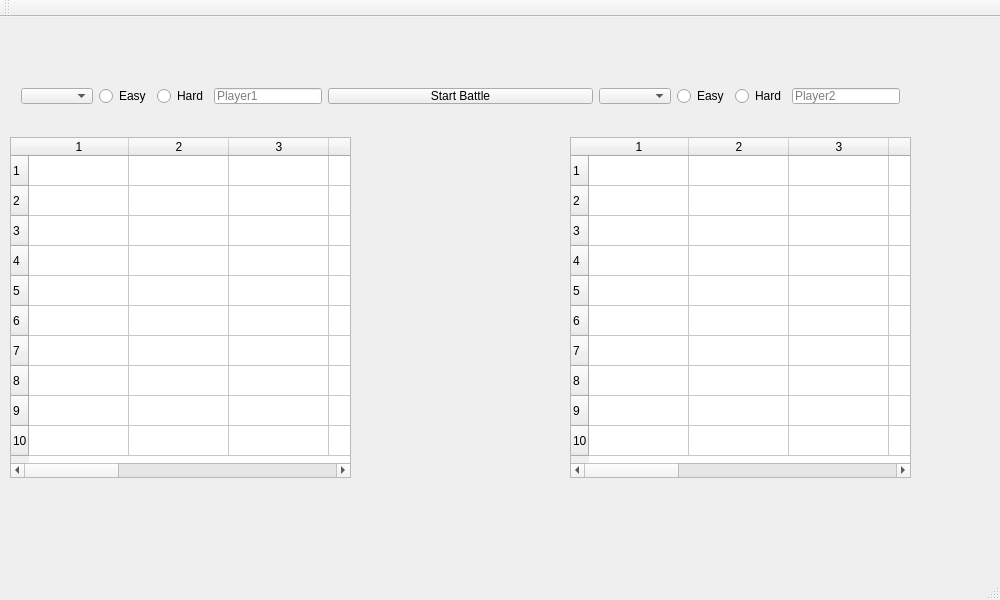
<?xml version="1.0" encoding="UTF-8"?>
<ui version="4.0">
 <class>MainWindow</class>
 <widget class="QMainWindow" name="MainWindow">
  <property name="geometry">
   <rect>
    <x>0</x>
    <y>0</y>
    <width>1000</width>
    <height>600</height>
   </rect>
  </property>
  <property name="windowTitle">
   <string>Battleship Game</string>
  </property>
  <widget class="QWidget" name="centralWidget">
   <widget class="QWidget" name="horizontalLayoutWidget">
    <property name="geometry">
     <rect>
      <x>10</x>
      <y>60</y>
      <width>901</width>
      <height>38</height>
     </rect>
    </property>
    <layout class="QHBoxLayout" name="horizontalLayout">
     <item>
      <layout class="QHBoxLayout" name="horizontalLayout_StartBtn">
       <item>
        <widget class="QComboBox" name="player1Type"/>
       </item>
       <item alignment="Qt::AlignLeft">
        <widget class="QRadioButton" name="radioButtonEasy1">
         <property name="text">
          <string>Easy</string>
         </property>
         <attribute name="buttonGroup">
          <string notr="true">buttonGroup</string>
         </attribute>
        </widget>
       </item>
       <item>
        <widget class="QRadioButton" name="radioButtonHard1">
         <property name="text">
          <string>Hard</string>
         </property>
         <attribute name="buttonGroup">
          <string notr="true">buttonGroup</string>
         </attribute>
        </widget>
       </item>
       <item>
        <widget class="QLineEdit" name="player1NameInput">
         <property name="sizePolicy">
          <sizepolicy hsizetype="Fixed" vsizetype="Fixed">
           <horstretch>0</horstretch>
           <verstretch>0</verstretch>
          </sizepolicy>
         </property>
         <property name="text">
          <string/>
         </property>
         <property name="placeholderText">
          <string>Player1</string>
         </property>
        </widget>
       </item>
      </layout>
     </item>
     <item>
      <layout class="QHBoxLayout" name="horizontalLayout_Player1">
       <item>
        <widget class="QPushButton" name="startBattleBtn">
         <property name="text">
          <string>Start Battle</string>
         </property>
        </widget>
       </item>
      </layout>
     </item>
     <item>
      <layout class="QHBoxLayout" name="horizontalLayout_Pleyer2">
       <item>
        <widget class="QComboBox" name="player2Type"/>
       </item>
       <item>
        <widget class="QRadioButton" name="radioButtonEasy2">
         <property name="text">
          <string>Easy</string>
         </property>
         <attribute name="buttonGroup">
          <string notr="true">buttonGroup_2</string>
         </attribute>
        </widget>
       </item>
       <item>
        <widget class="QRadioButton" name="radioButtonHard2">
         <property name="text">
          <string>Hard</string>
         </property>
         <attribute name="buttonGroup">
          <string notr="true">buttonGroup_2</string>
         </attribute>
        </widget>
       </item>
       <item>
        <widget class="QLineEdit" name="player2NameInput">
         <property name="sizePolicy">
          <sizepolicy hsizetype="Fixed" vsizetype="Fixed">
           <horstretch>0</horstretch>
           <verstretch>0</verstretch>
          </sizepolicy>
         </property>
         <property name="text">
          <string/>
         </property>
         <property name="placeholderText">
          <string>Player2</string>
         </property>
        </widget>
       </item>
      </layout>
     </item>
    </layout>
   </widget>
   <widget class="QTableWidget" name="player1Field">
    <property name="geometry">
     <rect>
      <x>10</x>
      <y>120</y>
      <width>341</width>
      <height>341</height>
     </rect>
    </property>
    <property name="sizePolicy">
     <sizepolicy hsizetype="Preferred" vsizetype="Preferred">
      <horstretch>0</horstretch>
      <verstretch>0</verstretch>
     </sizepolicy>
    </property>
    <property name="focusPolicy">
     <enum>Qt::StrongFocus</enum>
    </property>
    <property name="contextMenuPolicy">
     <enum>Qt::CustomContextMenu</enum>
    </property>
    <property name="styleSheet">
     <string notr="true">QTableWidget::item:selected{ background-color: transparent }</string>
    </property>
    <property name="horizontalScrollBarPolicy">
     <enum>Qt::ScrollBarAsNeeded</enum>
    </property>
    <property name="sizeAdjustPolicy">
     <enum>QAbstractScrollArea::AdjustToContents</enum>
    </property>
    <property name="autoScroll">
     <bool>true</bool>
    </property>
    <property name="selectionMode">
     <enum>QAbstractItemView::SingleSelection</enum>
    </property>
    <property name="showGrid">
     <bool>true</bool>
    </property>
    <property name="gridStyle">
     <enum>Qt::SolidLine</enum>
    </property>
    <property name="rowCount">
     <number>10</number>
    </property>
    <property name="columnCount">
     <number>10</number>
    </property>
    <attribute name="verticalHeaderMinimumSectionSize">
     <number>30</number>
    </attribute>
    <row/>
    <row/>
    <row/>
    <row/>
    <row/>
    <row/>
    <row/>
    <row/>
    <row/>
    <row/>
    <column/>
    <column/>
    <column/>
    <column/>
    <column/>
    <column/>
    <column/>
    <column/>
    <column/>
    <column/>
   </widget>
   <widget class="QTableWidget" name="player2Field">
    <property name="geometry">
     <rect>
      <x>570</x>
      <y>120</y>
      <width>341</width>
      <height>341</height>
     </rect>
    </property>
    <property name="sizePolicy">
     <sizepolicy hsizetype="Preferred" vsizetype="Preferred">
      <horstretch>0</horstretch>
      <verstretch>0</verstretch>
     </sizepolicy>
    </property>
    <property name="minimumSize">
     <size>
      <width>0</width>
      <height>0</height>
     </size>
    </property>
    <property name="maximumSize">
     <size>
      <width>777777</width>
      <height>77777</height>
     </size>
    </property>
    <property name="styleSheet">
     <string notr="true">QTableWidget::item:selected{ background-color: transparent }</string>
    </property>
    <property name="selectionMode">
     <enum>QAbstractItemView::SingleSelection</enum>
    </property>
    <property name="rowCount">
     <number>10</number>
    </property>
    <property name="columnCount">
     <number>10</number>
    </property>
    <row/>
    <row/>
    <row/>
    <row/>
    <row/>
    <row/>
    <row/>
    <row/>
    <row/>
    <row/>
    <column/>
    <column/>
    <column/>
    <column/>
    <column/>
    <column/>
    <column/>
    <column/>
    <column/>
    <column/>
   </widget>
   <widget class="QWidget" name="verticalLayoutWidget">
    <property name="geometry">
     <rect>
      <x>390</x>
      <y>160</y>
      <width>141</width>
      <height>276</height>
     </rect>
    </property>
    <layout class="QVBoxLayout" name="verticalLayout">
     <item>
      <widget class="QPushButton" name="ship1Btn">
       <property name="text">
        <string/>
       </property>
       <property name="flat">
        <bool>true</bool>
       </property>
      </widget>
     </item>
     <item>
      <widget class="QPushButton" name="ship2Btn">
       <property name="text">
        <string/>
       </property>
       <property name="flat">
        <bool>true</bool>
       </property>
      </widget>
     </item>
     <item>
      <widget class="QPushButton" name="ship3Btn">
       <property name="text">
        <string/>
       </property>
       <property name="flat">
        <bool>true</bool>
       </property>
      </widget>
     </item>
     <item>
      <widget class="QPushButton" name="ship4Btn">
       <property name="text">
        <string/>
       </property>
       <property name="flat">
        <bool>true</bool>
       </property>
      </widget>
     </item>
     <item>
      <widget class="QPushButton" name="ship5Btn">
       <property name="text">
        <string/>
       </property>
       <property name="flat">
        <bool>true</bool>
       </property>
      </widget>
     </item>
    </layout>
   </widget>
   <widget class="QLabel" name="player1Name">
    <property name="geometry">
     <rect>
      <x>10</x>
      <y>100</y>
      <width>111</width>
      <height>17</height>
     </rect>
    </property>
    <property name="text">
     <string/>
    </property>
   </widget>
   <widget class="QLabel" name="player2Name">
    <property name="geometry">
     <rect>
      <x>570</x>
      <y>100</y>
      <width>131</width>
      <height>17</height>
     </rect>
    </property>
    <property name="text">
     <string/>
    </property>
   </widget>
  </widget>
  <widget class="QMenuBar" name="menuBar">
   <property name="geometry">
    <rect>
     <x>0</x>
     <y>0</y>
     <width>1000</width>
     <height>30</height>
    </rect>
   </property>
  </widget>
  <widget class="QToolBar" name="mainToolBar">
   <attribute name="toolBarArea">
    <enum>TopToolBarArea</enum>
   </attribute>
   <attribute name="toolBarBreak">
    <bool>false</bool>
   </attribute>
  </widget>
  <widget class="QStatusBar" name="statusBar"/>
 </widget>
 <layoutdefault spacing="6" margin="11"/>
 <resources/>
 <connections/>
 <buttongroups>
  <buttongroup name="buttonGroup_2"/>
  <buttongroup name="buttonGroup"/>
 </buttongroups>
</ui>
